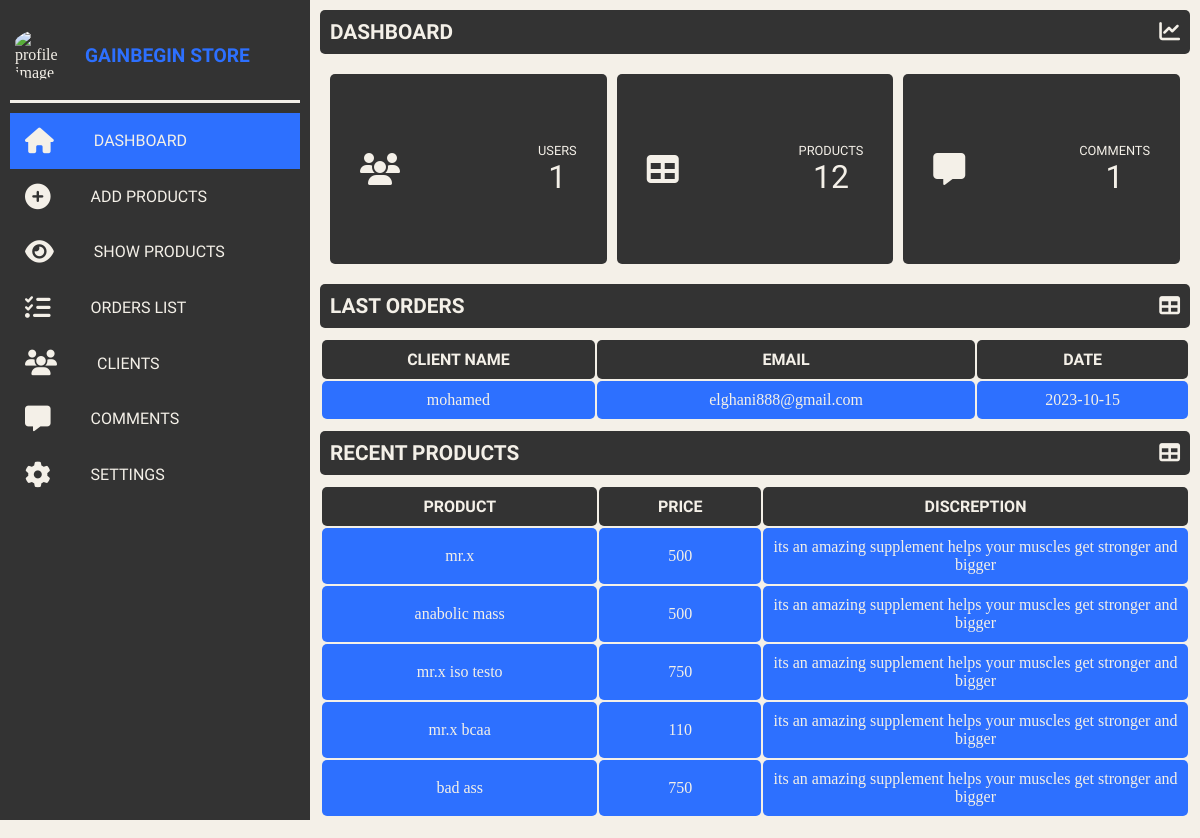
Page /dashboard.php on the committed database.
### tables this page shows
CREATE TABLE `users` (
  `id` int(11) NOT NULL,
  `name` varchar(100) NOT NULL,
  `email` varchar(100) NOT NULL,
  `password` varchar(100) NOT NULL,
  `number` int(100) NOT NULL,
  `country` varchar(100) NOT NULL,
  `city` varchar(100) NOT NULL,
  `address` varchar(100) NOT NULL
);

CREATE TABLE `orders` (
  `id` int(11) NOT NULL,
  `prod_name` varchar(100) NOT NULL,
  `quantity` varchar(100) NOT NULL,
  `price` varchar(100) NOT NULL,
  `user_id` int(11) NOT NULL,
  `image` varchar(100) NOT NULL,
  `date` date NOT NULL
);

CREATE TABLE `prod` (
  `id` int(11) NOT NULL,
  `name` varchar(100) NOT NULL,
  `image` varchar(100) NOT NULL,
  `description` varchar(100) NOT NULL,
  `price` varchar(100) NOT NULL,
  `sort` varchar(100) NOT NULL
);

### dashboard.php (the view, shortened to what this page needs)
<!DOCTYPE html>
<html lang="en">
<head>
    <link rel="stylesheet" href="https://cdnjs.cloudflare.com/ajax/libs/font-awesome/6.2.1/css/all.min.css">
    <link rel="stylesheet" href="dashboards.css">
</head>
<body>
    <div class="menu">
        <ul>
            <div class="profile">
                <img src="images/WhatsApp Image 2023-05-05 at 14.58.4333.png" alt="profile image">
                <h2>Gainbegin store</h2>
            </div>
            <li>
                <a class="active"  href="dashboard.php">
                    <i class="fa-solid fa-house"></i>
                    <p>dashboard</p>
                </a>
            </li>
            <li>
                <a href="upload.php">
                    <i class="fa-solid fa-circle-plus"></i>
                    <p>add products</p>
                </a>
            </li>
            <li>
                <a href="editing.php">
                    <i class="fa-solid fa-eye"></i>
                    <p>show products</p>
                </a>
            </li>
            <li>
                <a href="orders list.php">
                    <i class="fa-solid fa-list-check"></i>
                    <p>orders list</p>
                </a>
            </li>
            <li>
                <a href="clients.php">
                    <i class="fa-solid fa-users"></i>
                    <p>clients</p>
                </a>
            </li>
            <li>
                <a href="comment.php">
                    <i class='fa-solid fa-message'></i>
                    <p>Comments</p>
                </a>
            </li>
            <li>
                <a href="">
                    <i class="fa-solid fa-gear"></i>
                    <p>settings</p>
                    </a>
            </li>
        </ul>
    </div>
    <div class="content">
            <?php
                include('config.php');
                $sql1 = "SELECT COUNT(*) as total_rows FROM users";
                $result1 = $con->query($sql1);
                if ($result1->num_rows > 0) {
                    $row1 = $result1->fetch_assoc();
                    $totalRows1 = $row1["total_rows"];
                }
                $sql2 = "SELECT COUNT(*) as total_rows FROM prod";
                $result2 = $con->query($sql2);
                if ($result2->num_rows > 0) {
                    $row2 = $result2->fetch_assoc();
                    $totalRows2 = $row2["total_rows"];
                }
                $sql3 = "SELECT COUNT(*) as total_rows FROM comment";
                $result3 = $con->query($sql3);
                if ($result3->num_rows > 0) {
                    $row3 = $result3->fetch_assoc();
                    $totalRows3 = $row3["total_rows"];
                }
            ?>
            <div class="title">
                <h1>dashboard</h1>
                <i class="fa-solid fa-chart-line"></i>
            </div>
            <div class="data-info">
                <div class="info">
                    <i class="fa-solid fa-users"></i>
                    <div class="data">
                        <p>users</p>
                        <span><?php echo"$totalRows1";?></span>
                    </div>
                </div>
                <div class="info">
                <i class="fa-solid fa-table"></i>
                    <div class="data">
                        <p>products</p>
                        <span><?php echo"$totalRows2";?></span>
                    </div>
                </div>
                <div class="info">
                    <i class='fa-solid fa-message'></i>
                    <div class="data">
                        <p>comments</p>
                        <span><?php echo"$totalRows3";?></span>
                    </div>
                </div>
            </div>
            <div class="title">
                <h1>last Orders</h1>
                <i class="fa-solid fa-table"></i>
            </div>
                <?php
                include('config.php');
                $sqlu="SELECT * FROM orders";
                $results = $con->query($sqlu);
                $roww = mysqli_fetch_array($results);
                if ($results->num_rows > 0) {
                    $id=$roww['user_id'];
                    $sql = mysqli_query($con,"SELECT * FROM users WHERE id=$id LIMIT 5")or die('query failed');
                    if ($sql->num_rows > 0) {
                        while ($row = $sql->fetch_assoc()) {
                        $user_id= $row['id'];
                        $sqls=mysqli_query($con,"SELECT * FROM orders Where user_id='$user_id'");
                        $rows = mysqli_fetch_array($sqls);
                        echo"
                        <table>
                        <thead>
                            <tr>
                                <th>client name</th>
                                <th>email</th>
                                <th>date</th>
                            </tr>
                        </thead>
                        <tbody>
                        <tr>
                            <td>$row[name]</td>
                            <td>$row[email]</td>
                            <td>$rows[date]</td>
                        </tr>";};
                    };
                }else{
                    echo"<td colspan='3'>there is no orders</td>";
                };
                ?>
                </tbody>
            </table>
            <div class="title">
                <h1>recent products</h1>
                <i class="fa-solid fa-table"></i>
            </div>
            <table>
                <thead>
                    <tr>
                        <th>product</th>
                        <th>price</th>
                        <th>discreption</th>
                    </tr>
                </thead>
                <tbody>
                <?php
                include('config.php');
                $sql = "SELECT * FROM prod LIMIT 5";
                $result = $con->query($sql);
                if ($result->num_rows > 0) {
                    while ($row = $result->fetch_assoc()) {
                    echo"<tr>
                        <td>$row[name]</td>
                        <td>$row[price]</td>
                        <td>$row[description]</td>
                    </tr>";
                    };
                }
                ?>
                </tbody>
            </table>
    </div>
</body>
</html>

### dashboards.css (style rules this page uses)
* { margin: 0; padding: 0; color: #F4F0E8; }
body { background: #F4F0E8; display: flex; }
.menu { background-color: #333; width:60px; height: 100vh; padding: 10px; overflow: hidden; transition: 0.7s; }
.menu ul { list-style: none ; position: relative; height: 95%; }
.menu li { border-radius: 5px; transition: 0.7s ease; }
.menu li:hover , .active , .info:hover { background-color: #2d70ff; }
.menu ul li a { display: block; justify-content: left; text-decoration: none; padding-left: 10px; padding-top: 15px; padding-bottom: 15px; display: flex; align-items: center; gap: 40px; }
.menu a p { display: block; font-size: 1em; font-family: 'Arimo', sans-serif; text-transform: uppercase; }
.menu a i { margin-left: 5px; font-size: 1.6em; }
.profile { display: flex; padding: 20px 0px; align-items: center; gap: 20px; border-bottom: 3px solid #F4F0E8; margin-bottom: 10px; }
.profile img { overflow: hidden; width:50px; height: 50px; padding-left: 5px; border-radius: 50%; flex-shrink: 0; }
.profile h2 { color: #2d70ff; font-family: 'Arimo', sans-serif; text-transform: uppercase; font-size: 1.2em; }
.content { width: 100%; margin: 10px; }
.title { background-color: #333; display: flex; justify-content: space-between; align-items: center; padding: 10px; border-radius: 5px; }
.title h1 ,i { font-size: 1.3em; text-transform: uppercase; font-family: 'Arimo', sans-serif; }
.data-info { margin: 20px 10px; display: flex; justify-content: space-between; flex-wrap: wrap; gap: 10px; }
.info { background: #333; padding: 20px; height: 150px; flex-basis: 150px; flex-grow: 1; border-radius: 5px; display: flex; justify-content: space-between; align-items: center; transition: 0.3s; }
.info i { font-size: 2em; padding-left:10px ; }
.info .data { text-align: center; align-items: center; padding-right: 10px; }
.info p { font-family: 'Arimo', sans-serif; font-size: 0.8em; font-weight: 500; text-transform: uppercase; }
.info span { font-size: 2em; font-family: 'Arimo', sans-serif; }
table { width: 100%; margin-top: 10px; margin-bottom: 10px; }
thead th { padding: 10px; border-radius: 5px; background-color: #333; font-family: 'Arimo', sans-serif; text-transform: uppercase; }
tbody td { background-color: #2d70ff; padding: 10px; border-radius: 5px; max-width: 150px; text-align: center; word-wrap: break-word; }

### rows in the picture
users: name "mohamed", email "elghani888@gmail.com", orders.date "2023-10-15"
prod: name "mr.x", price "500", description "its an amazing supplement helps your muscles get stronger and bigger"
prod: name "anabolic mass", price "500", description "its an amazing supplement helps your muscles get stronger and bigger"
prod: name "mr.x iso testo", price "750", description "its an amazing supplement helps your muscles get stronger and bigger"
prod: name "mr.x bcaa", price "110", description "its an amazing supplement helps your muscles get stronger and bigger"
prod: name "bad ass", price "750", description "its an amazing supplement helps your muscles get stronger and bigger"

### other values in the picture
$totalRows1 "1"
$totalRows2 "12"
$totalRows3 "1"
